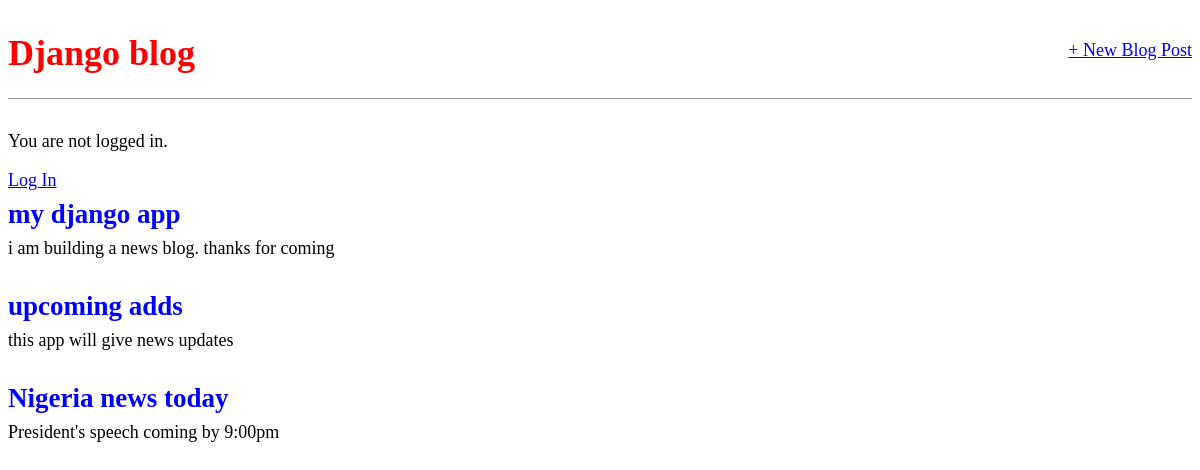
The page / on the database its author committed.
### blogApp/models.py (models this page shows, shortened)
class Post(models.Model):
    title = models.CharField(max_length=200)
    author=models.ForeignKey('auth.User', on_delete=models.CASCADE)
    body=models.TextField()

### blogApp/views.py (the view)
# urls.py: path('', BlogListView.as_view(), name='home')
class BlogListView(ListView):
    model=Post
    template_name='home.html'

### templates/home.html
{% extends 'base.html' %}
{% block content %}
    {% for post in object_list %}
    <div class="post-entry">
        <h2><a href="{% url "post_detail" post.pk %}">{{post.title}}</a></h2>
        <p>{{post.body}}</p>
    </div>
    {% endfor %}
{% endblock %}

### static/css/base.css (style rules this page uses)
body { font-family: Source 'Sans Pro', sans-serif; font-size: 18px; }
.post-entry { margin-bottom: 2rem; }
.post-entry h2 { margin: 0.5rem 0; }
.post-entry h2 a, .post-entry h2 a:visited { color:blue; text-decoration: none; }
.post-entry p { margin: 0; font-weight: 400; }

### rows shown on the page
Post: title "my django app", body "i am building a news blog. thanks for coming"
Post: title "upcoming adds", body "this app will give news updates"
Post: title "Nigeria news today", body "President's speech coming by 9:00pm"
